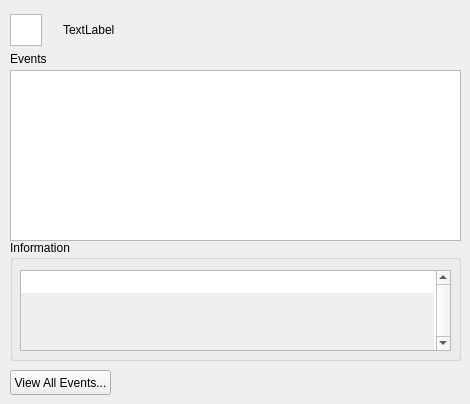
                    <widget class="QWidget" name="tab">
                        <attribute name="title">
                            <string>Events</string>
                        </attribute>
                        <widget class="QWidget" name="layoutWidget_4">
                            <property name="geometry">
                                <rect>
                                    <x>10</x>
                                    <y>10</y>
                                    <width>451</width>
                                    <height>41</height>
                                </rect>
                            </property>
                            <layout class="QHBoxLayout" name="horizontalLayout_4">
                                <item>
                                    <widget class="QGraphicsView" name="graphicsView_4">
                                        <property name="sizePolicy">
                                            <sizepolicy hsizetype="Maximum" vsizetype="Maximum">
                                                <horstretch>0</horstretch>
                                                <verstretch>0</verstretch>
                                            </sizepolicy>
                                        </property>
                                        <property name="maximumSize">
                                            <size>
                                                <width>32</width>
                                                <height>32</height>
                                            </size>
                                        </property>
                                        <property name="interactive">
                                            <bool>true</bool>
                                        </property>
                                    </widget>
                                </item>
                                <item>
                                    <spacer name="horizontalSpacer_22">
                                        <property name="orientation">
                                            <enum>Qt::Horizontal</enum>
                                        </property>
                                        <property name="sizeType">
                                            <enum>QSizePolicy::Maximum</enum>
                                        </property>
                                        <property name="sizeHint" stdset="0">
                                            <size>
                                                <width>15</width>
                                                <height>20</height>
                                            </size>
                                        </property>
                                    </spacer>
                                </item>
                                <item>
                                    <widget class="QLabel" name="labelDeviceNameEvents">
                                        <property name="sizePolicy">
                                            <sizepolicy hsizetype="Preferred" vsizetype="Preferred">
                                                <horstretch>0</horstretch>
                                                <verstretch>0</verstretch>
                                            </sizepolicy>
                                        </property>
                                        <property name="maximumSize">
                                            <size>
                                                <width>16777215</width>
                                                <height>14</height>
                                            </size>
                                        </property>
                                        <property name="text">
                                            <string>TextLabel</string>
                                        </property>
                                    </widget>
                                </item>
                            </layout>
                        </widget>
                        <widget class="QLabel" name="label_14">
                            <property name="geometry">
                                <rect>
                                    <x>10</x>
                                    <y>50</y>
                                    <width>54</width>
                                    <height>17</height>
                                </rect>
                            </property>
                            <property name="text">
                                <string>Events</string>
                            </property>
                        </widget>
                        <widget class="QTableView" name="tableViewEvents">
                            <property name="geometry">
                                <rect>
                                    <x>10</x>
                                    <y>70</y>
                                    <width>451</width>
                                    <height>171</height>
                                </rect>
                            </property>
                        </widget>
                        <widget class="QGroupBox" name="groupBox_2">
                            <property name="geometry">
                                <rect>
                                    <x>10</x>
                                    <y>240</y>
                                    <width>451</width>
                                    <height>121</height>
                                </rect>
                            </property>
                            <property name="title">
                                <string>Information</string>
                            </property>
                            <widget class="QPlainTextEdit" name="textEditEventsInfo">
                                <property name="enabled">
                                    <bool>true</bool>
                                </property>
                                <property name="geometry">
                                    <rect>
                                        <x>10</x>
                                        <y>30</y>
                                        <width>431</width>
                                        <height>81</height>
                                    </rect>
                                </property>
                                <property name="acceptDrops">
                                    <bool>false</bool>
                                </property>
                                <property name="autoFillBackground">
                                    <bool>true</bool>
                                </property>
                                <property name="verticalScrollBarPolicy">
                                    <enum>Qt::ScrollBarAlwaysOn</enum>
                                </property>
                                <property name="readOnly">
                                    <bool>true</bool>
                                </property>
                                <property name="plainText">
                                    <string />
                                </property>
                                <property name="backgroundVisible">
                                    <bool>true</bool>
                                </property>
                            </widget>
                        </widget>
                        <widget class="QPushButton" name="buttonViewAllEvents">
                            <property name="geometry">
                                <rect>
                                    <x>10</x>
                                    <y>370</y>
                                    <width>101</width>
                                    <height>25</height>
                                </rect>
                            </property>
                            <property name="text">
                                <string>View All Events...</string>
                            </property>
                        </widget>
                    </widget>
